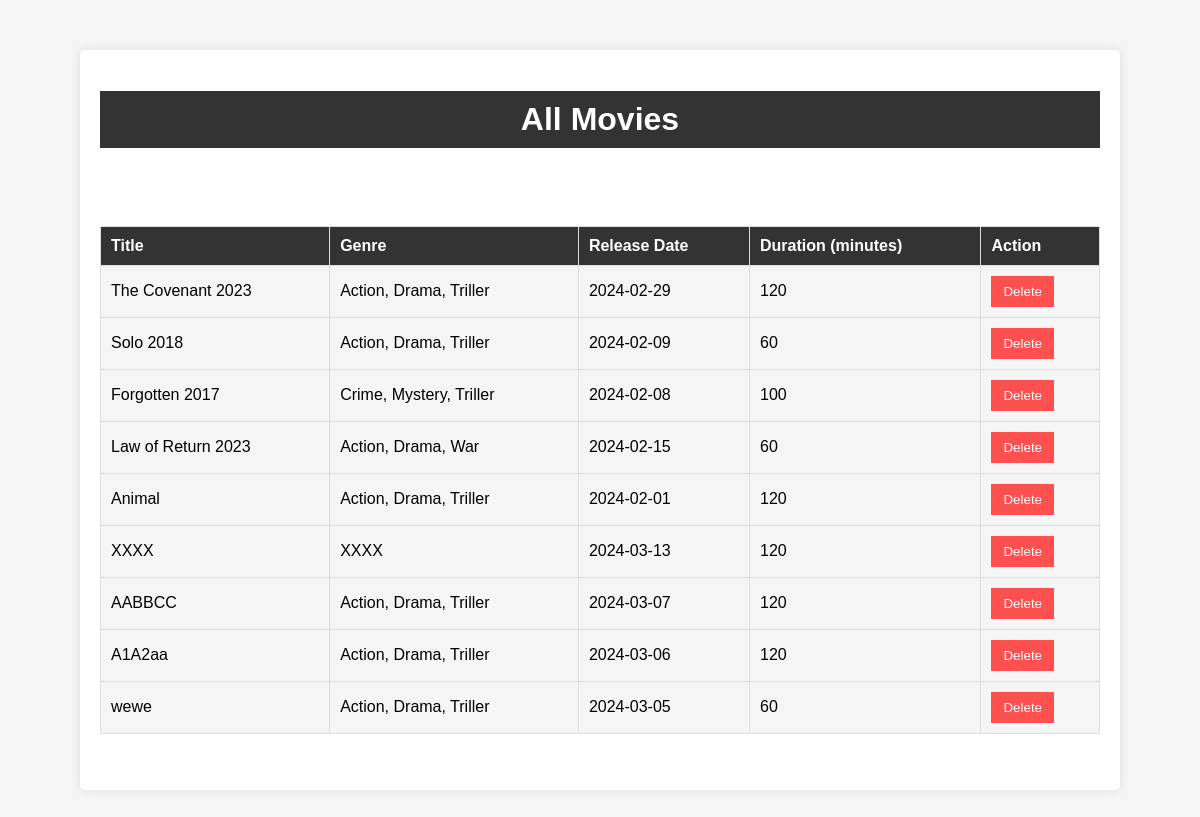
The app's page /Booking/showmoies.php with its own data.
### tables this page shows
CREATE TABLE IF NOT EXISTS `movies` (
  `movie_id` int NOT NULL AUTO_INCREMENT,
  `title` varchar(255) NOT NULL,
  `genre` varchar(255) NOT NULL,
  `release_date` date NOT NULL,
  `duration` int NOT NULL,
  PRIMARY KEY (`movie_id`)
);

### Booking/showmoies.php (the view, shortened to what this page needs)
<!DOCTYPE html>
<html lang="en">
<head>
    <link rel="stylesheet" href="booknow.css">
</head>
<body>
    <div class="container1">
        <h1>All Movies</h1>
        <br><br>
        <?php
        include 'connection.php';
        $sql = "SELECT * FROM movies";
        $result = $conn->query($sql);
        if ($result->num_rows > 0) {
            echo '<table>
                    <tr>
                        <th>Title</th>
                        <th>Genre</th>
                        <th>Release Date</th>
                        <th>Duration (minutes)</th>
                        <th>Action</th>
                    </tr>';
            while ($row = $result->fetch_assoc()) {
                echo '<tr>
                        <td>' . $row['title'] . '</td>
                        <td>' . $row['genre'] . '</td>
                        <td>' . $row['release_date'] . '</td>
                        <td>' . $row['duration'] . '</td>
                        <td>
                            <form method="post" action="">
                                <input type="hidden" name="deleteMovieId" value="' . $row['movie_id'] . '">
                                <button type="submit" class="delete-btn" name="delete">Delete</button>
                            </form>
                        </td>
                    </tr>';
            }
            echo '</table>';
        } else {
            echo '<p>No movies available.</p>';
        }
        ?>
        <br><br>
    </div>
</body>
</html>

### Booking/booknow.css (style rules this page uses)
body { font-family: 'Arial', sans-serif; margin: 0; padding: 0; background-color: #f5f5f5; }
h1 { background-color: #333; color: #fff; text-align: center; padding: 10px; position: static; bottom: 0; width: auto; }
.container1 { max-width: 600px; margin: 50px auto; background-color: #fff; padding: 20px; border-radius: 5px; box-shadow: 0 0 10px rgba(0, 0, 0, 0.1); }

### Booking/showmoies.php (style rules this page uses)
body { font-family: 'Arial', sans-serif; margin: 0; padding: 0; background-color: #f5f5f5; }
.container1 { max-width: 1000px; margin: 50px auto; background-color: #fff; padding: 20px; border-radius: 5px; box-shadow: 0 0 10px rgba(0, 0, 0, 0.1); }
h1 { text-align: center; }
table { width: 100%; border-collapse: collapse; margin-top: 20px; }
th, td { border: 1px solid #ddd; padding: 10px; text-align: left; }
th { background-color: #333; color: #fff; }
td { background-color: #f5f5f5; }
.delete-btn { background-color: #ff5050; color: #fff; padding: 8px 12px; border: none; cursor: pointer; }

### records on screen
movies: title "The Covenant 2023", genre "Action, Drama, Triller", release_date "2024-02-29", duration "120"
movies: title "Solo 2018", genre "Action, Drama, Triller", release_date "2024-02-09", duration "60"
movies: title "Forgotten 2017", genre "Crime, Mystery, Triller", release_date "2024-02-08", duration "100"
movies: title "Law of Return 2023", genre "Action, Drama, War", release_date "2024-02-15", duration "60"
movies: title "Animal", genre "Action, Drama, Triller", release_date "2024-02-01", duration "120"
movies: title "XXXX", genre "XXXX", release_date "2024-03-13", duration "120"
movies: title "AABBCC", genre "Action, Drama, Triller", release_date "2024-03-07", duration "120"
movies: title "A1A2aa", genre "Action, Drama, Triller", release_date "2024-03-06", duration "120"
movies: title "wewe", genre "Action, Drama, Triller", release_date "2024-03-05", duration "60"
